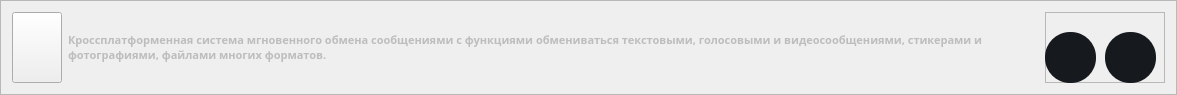
                 <widget class="QFrame" name="TG">
                  <property name="maximumSize">
                   <size>
                    <width>1171</width>
                    <height>91</height>
                   </size>
                  </property>
                  <property name="styleSheet">
                   <string notr="true"> border-bottom: 2px solid white;
 display: inline-block;
 line-height: 0.85;</string>
                  </property>
                  <property name="frameShape">
                   <enum>QFrame::StyledPanel</enum>
                  </property>
                  <property name="frameShadow">
                   <enum>QFrame::Raised</enum>
                  </property>
                  <layout class="QHBoxLayout" name="horizontalLayout_6">
                   <item>
                    <widget class="QPushButton" name="pushButton_3">
                     <property name="minimumSize">
                      <size>
                       <width>50</width>
                       <height>71</height>
                      </size>
                     </property>
                     <property name="maximumSize">
                      <size>
                       <width>50</width>
                       <height>16777215</height>
                      </size>
                     </property>
                     <property name="styleSheet">
                      <string notr="true">border-bottom:none;</string>
                     </property>
                     <property name="text">
                      <string/>
                     </property>
                     <property name="icon">
                      <iconset resource="DownloadSoft.qrc">
                       <normaloff>:/icon/image/icon/icons8-телеграмма-app-48.png</normaloff>:/icon/image/icon/icons8-телеграмма-app-48.png</iconset>
                     </property>
                     <property name="iconSize">
                      <size>
                       <width>48</width>
                       <height>48</height>
                      </size>
                     </property>
                    </widget>
                   </item>
                   <item>
                    <widget class="QLabel" name="label_7">
                     <property name="minimumSize">
                      <size>
                       <width>971</width>
                       <height>0</height>
                      </size>
                     </property>
                     <property name="font">
                      <font>
                       <family>Montserrat Black</family>
                       <pointsize>8</pointsize>
                       <weight>75</weight>
                       <italic>false</italic>
                       <bold>true</bold>
                       <underline>false</underline>
                      </font>
                     </property>
                     <property name="styleSheet">
                      <string notr="true">*{

  color: rgb(189, 189, 189);
border-bottom:none;
}

</string>
                     </property>
                     <property name="text">
                      <string>Кроссплатформенная система мгновенного обмена сообщениями с функциями обмениваться текстовыми, голосовыми и видеосообщениями, стикерами и фотографиями, файлами многих форматов. </string>
                     </property>
                     <property name="scaledContents">
                      <bool>false</bool>
                     </property>
                     <property name="wordWrap">
                      <bool>true</bool>
                     </property>
                    </widget>
                   </item>
                   <item alignment="Qt::AlignRight">
                    <widget class="QFrame" name="frame_11">
                     <property name="minimumSize">
                      <size>
                       <width>120</width>
                       <height>71</height>
                      </size>
                     </property>
                     <property name="maximumSize">
                      <size>
                       <width>120</width>
                       <height>120</height>
                      </size>
                     </property>
                     <property name="styleSheet">
                      <string notr="true">border-bottom:none;</string>
                     </property>
                     <property name="frameShape">
                      <enum>QFrame::StyledPanel</enum>
                     </property>
                     <property name="frameShadow">
                      <enum>QFrame::Raised</enum>
                     </property>
                     <widget class="QPushButton" name="pushDownloadTG">
                      <property name="geometry">
                       <rect>
                        <x>0</x>
                        <y>20</y>
                        <width>51</width>
                        <height>51</height>
                       </rect>
                      </property>
                      <property name="styleSheet">
                       <string notr="true">*{
border-bottom:none;
}
QPushButton#pushDownloadTG
{
	background-color:#161A1E;
	color:rgba(85,98,112,255);	
	border-radius:25;
}
QPushButton#pushDownloadTG:hover
{
background-color:#1b1f24;
}
QPushButton#pushDownloadTG:pressed
{
	padding-left:5px;
	padding-top:5px;
	color:rgba(115,128,142,255)
}
</string>
                      </property>
                      <property name="text">
                       <string/>
                      </property>
                      <property name="icon">
                       <iconset resource="DownloadSoft.qrc">
                        <normaloff>:/icon/image/icon/free-icon-download-545759.png</normaloff>:/icon/image/icon/free-icon-download-545759.png</iconset>
                      </property>
                      <property name="iconSize">
                       <size>
                        <width>18</width>
                        <height>18</height>
                       </size>
                      </property>
                     </widget>
                     <widget class="QPushButton" name="pushDelTG_2">
                      <property name="geometry">
                       <rect>
                        <x>60</x>
                        <y>20</y>
                        <width>51</width>
                        <height>51</height>
                       </rect>
                      </property>
                      <property name="styleSheet">
                       <string notr="true">*{
border-bottom:none;
}
QPushButton#pushDelTG_2
{
	background-color:#161A1E;
	color:rgba(85,98,112,255);	
	border-radius:25;
}
QPushButton#pushDelTG_2:hover
{
background-color:#1b1f24;
}
QPushButton#pushDelTG_2:pressed
{
	padding-left:5px;
	padding-top:5px;
	color:rgba(115,128,142,255)
}
</string>
                      </property>
                      <property name="text">
                       <string/>
                      </property>
                      <property name="icon">
                       <iconset resource="DownloadSoft.qrc">
                        <normaloff>:/icon/image/icon/free-icon-delete-5396993.png</normaloff>:/icon/image/icon/free-icon-delete-5396993.png</iconset>
                      </property>
                      <property name="iconSize">
                       <size>
                        <width>20</width>
                        <height>20</height>
                       </size>
                      </property>
                     </widget>
                    </widget>
                   </item>
                  </layout>
                 </widget>
